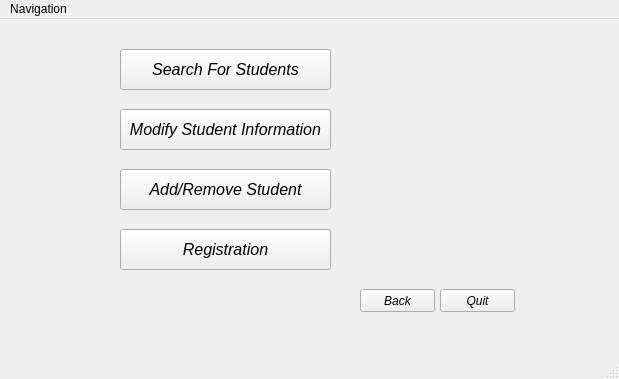
<?xml version="1.0" encoding="UTF-8"?>
<ui version="4.0">
 <class>Admin_Landing</class>
 <widget class="QMainWindow" name="Admin_Landing">
  <property name="geometry">
   <rect>
    <x>0</x>
    <y>0</y>
    <width>619</width>
    <height>379</height>
   </rect>
  </property>
  <property name="windowTitle">
   <string>Admin Landing</string>
  </property>
  <widget class="QWidget" name="centralwidget">
   <widget class="QStackedWidget" name="stackedWidget">
    <property name="geometry">
     <rect>
      <x>10</x>
      <y>0</y>
      <width>551</width>
      <height>321</height>
     </rect>
    </property>
    <property name="currentIndex">
     <number>3</number>
    </property>
    <widget class="QWidget" name="Landing">
     <widget class="QWidget" name="verticalLayoutWidget">
      <property name="geometry">
       <rect>
        <x>0</x>
        <y>0</y>
        <width>521</width>
        <height>311</height>
       </rect>
      </property>
      <layout class="QVBoxLayout" name="verticalLayout">
       <item>
        <widget class="QGroupBox" name="groupBox">
         <property name="font">
          <font>
           <family>Arial</family>
          </font>
         </property>
         <property name="title">
          <string>Admin</string>
         </property>
         <widget class="QPushButton" name="Employee_btn">
          <property name="geometry">
           <rect>
            <x>60</x>
            <y>30</y>
            <width>261</width>
            <height>41</height>
           </rect>
          </property>
          <property name="font">
           <font>
            <family>Arial</family>
            <pointsize>12</pointsize>
            <italic>true</italic>
           </font>
          </property>
          <property name="text">
           <string>Manage Employees</string>
          </property>
         </widget>
         <widget class="QPushButton" name="Quit_btn">
          <property name="geometry">
           <rect>
            <x>410</x>
            <y>270</y>
            <width>75</width>
            <height>23</height>
           </rect>
          </property>
          <property name="text">
           <string>Quit</string>
          </property>
         </widget>
         <widget class="QPushButton" name="Logout_btn">
          <property name="geometry">
           <rect>
            <x>320</x>
            <y>270</y>
            <width>75</width>
            <height>23</height>
           </rect>
          </property>
          <property name="text">
           <string>Logout</string>
          </property>
         </widget>
         <widget class="QPushButton" name="Billing_btn">
          <property name="geometry">
           <rect>
            <x>60</x>
            <y>210</y>
            <width>261</width>
            <height>41</height>
           </rect>
          </property>
          <property name="font">
           <font>
            <pointsize>12</pointsize>
            <italic>true</italic>
           </font>
          </property>
          <property name="text">
           <string>Manage Billing and Payroll</string>
          </property>
         </widget>
         <widget class="QPushButton" name="Student_btn">
          <property name="geometry">
           <rect>
            <x>60</x>
            <y>150</y>
            <width>261</width>
            <height>41</height>
           </rect>
          </property>
          <property name="font">
           <font>
            <pointsize>12</pointsize>
            <italic>true</italic>
           </font>
          </property>
          <property name="text">
           <string>Manage Students</string>
          </property>
         </widget>
         <widget class="QPushButton" name="Class_btn">
          <property name="geometry">
           <rect>
            <x>60</x>
            <y>90</y>
            <width>261</width>
            <height>41</height>
           </rect>
          </property>
          <property name="font">
           <font>
            <pointsize>12</pointsize>
            <italic>true</italic>
           </font>
          </property>
          <property name="text">
           <string>Manage Classes</string>
          </property>
         </widget>
        </widget>
       </item>
      </layout>
     </widget>
    </widget>
    <widget class="QWidget" name="Admin_employee">
     <widget class="QPushButton" name="Employee_back_btn">
      <property name="geometry">
       <rect>
        <x>350</x>
        <y>270</y>
        <width>75</width>
        <height>23</height>
       </rect>
      </property>
      <property name="font">
       <font>
        <family>Arial</family>
        <italic>true</italic>
       </font>
      </property>
      <property name="text">
       <string>Back</string>
      </property>
     </widget>
     <widget class="QPushButton" name="New_teacher_btn">
      <property name="geometry">
       <rect>
        <x>110</x>
        <y>210</y>
        <width>211</width>
        <height>41</height>
       </rect>
      </property>
      <property name="font">
       <font>
        <family>Arial</family>
        <pointsize>12</pointsize>
        <italic>true</italic>
       </font>
      </property>
      <property name="text">
       <string>Enter New Teacher</string>
      </property>
     </widget>
     <widget class="QPushButton" name="Search_teacher_btn">
      <property name="geometry">
       <rect>
        <x>110</x>
        <y>30</y>
        <width>211</width>
        <height>41</height>
       </rect>
      </property>
      <property name="font">
       <font>
        <family>Arial</family>
        <pointsize>12</pointsize>
        <italic>true</italic>
       </font>
      </property>
      <property name="text">
       <string>Search For Teacher</string>
      </property>
     </widget>
     <widget class="QPushButton" name="Update_teacher_btn">
      <property name="geometry">
       <rect>
        <x>110</x>
        <y>90</y>
        <width>211</width>
        <height>41</height>
       </rect>
      </property>
      <property name="font">
       <font>
        <family>Arial</family>
        <pointsize>12</pointsize>
        <italic>true</italic>
       </font>
      </property>
      <property name="text">
       <string>Update Teacher Information</string>
      </property>
     </widget>
     <widget class="QPushButton" name="Assign_teacher_btn">
      <property name="geometry">
       <rect>
        <x>110</x>
        <y>150</y>
        <width>211</width>
        <height>41</height>
       </rect>
      </property>
      <property name="font">
       <font>
        <family>Arial</family>
        <pointsize>12</pointsize>
        <italic>true</italic>
       </font>
      </property>
      <property name="text">
       <string>Assign Teacher to Class</string>
      </property>
     </widget>
     <widget class="QPushButton" name="Quit_btn_2">
      <property name="geometry">
       <rect>
        <x>430</x>
        <y>270</y>
        <width>75</width>
        <height>23</height>
       </rect>
      </property>
      <property name="font">
       <font>
        <family>Arial</family>
        <italic>true</italic>
       </font>
      </property>
      <property name="text">
       <string>Quit</string>
      </property>
     </widget>
    </widget>
    <widget class="QWidget" name="Admin_class">
     <widget class="QPushButton" name="Class_tuition_btn">
      <property name="geometry">
       <rect>
        <x>120</x>
        <y>210</y>
        <width>211</width>
        <height>41</height>
       </rect>
      </property>
      <property name="font">
       <font>
        <family>Arial</family>
        <pointsize>12</pointsize>
        <italic>true</italic>
       </font>
      </property>
      <property name="text">
       <string>Class Tuition</string>
      </property>
     </widget>
     <widget class="QPushButton" name="View_class_btn">
      <property name="geometry">
       <rect>
        <x>120</x>
        <y>30</y>
        <width>211</width>
        <height>41</height>
       </rect>
      </property>
      <property name="font">
       <font>
        <family>Arial</family>
        <pointsize>12</pointsize>
        <italic>true</italic>
       </font>
      </property>
      <property name="text">
       <string>View Class</string>
      </property>
     </widget>
     <widget class="QPushButton" name="Add_Class_btn">
      <property name="geometry">
       <rect>
        <x>120</x>
        <y>150</y>
        <width>211</width>
        <height>41</height>
       </rect>
      </property>
      <property name="font">
       <font>
        <family>Arial</family>
        <pointsize>12</pointsize>
        <italic>true</italic>
       </font>
      </property>
      <property name="text">
       <string>Add a Class</string>
      </property>
     </widget>
     <widget class="QPushButton" name="Quit_btn_3">
      <property name="geometry">
       <rect>
        <x>440</x>
        <y>270</y>
        <width>75</width>
        <height>23</height>
       </rect>
      </property>
      <property name="font">
       <font>
        <family>Arial</family>
        <italic>true</italic>
       </font>
      </property>
      <property name="text">
       <string>Quit</string>
      </property>
     </widget>
     <widget class="QPushButton" name="Class_back_btn">
      <property name="geometry">
       <rect>
        <x>360</x>
        <y>270</y>
        <width>75</width>
        <height>23</height>
       </rect>
      </property>
      <property name="font">
       <font>
        <family>Arial</family>
        <italic>true</italic>
       </font>
      </property>
      <property name="text">
       <string>Back</string>
      </property>
     </widget>
     <widget class="QPushButton" name="Modify_class_btn">
      <property name="geometry">
       <rect>
        <x>120</x>
        <y>90</y>
        <width>211</width>
        <height>41</height>
       </rect>
      </property>
      <property name="font">
       <font>
        <family>Arial</family>
        <pointsize>12</pointsize>
        <italic>true</italic>
       </font>
      </property>
      <property name="text">
       <string>Modify a Class</string>
      </property>
     </widget>
    </widget>
    <widget class="QWidget" name="Admin_Student">
     <widget class="QPushButton" name="Registration_btn">
      <property name="geometry">
       <rect>
        <x>110</x>
        <y>210</y>
        <width>211</width>
        <height>41</height>
       </rect>
      </property>
      <property name="font">
       <font>
        <family>Arial</family>
        <pointsize>12</pointsize>
        <italic>true</italic>
       </font>
      </property>
      <property name="text">
       <string>Registration</string>
      </property>
     </widget>
     <widget class="QPushButton" name="Search_student_btn">
      <property name="geometry">
       <rect>
        <x>110</x>
        <y>30</y>
        <width>211</width>
        <height>41</height>
       </rect>
      </property>
      <property name="font">
       <font>
        <family>Arial</family>
        <pointsize>12</pointsize>
        <italic>true</italic>
       </font>
      </property>
      <property name="text">
       <string>Search For Students</string>
      </property>
     </widget>
     <widget class="QPushButton" name="Add_student_btn">
      <property name="geometry">
       <rect>
        <x>110</x>
        <y>150</y>
        <width>211</width>
        <height>41</height>
       </rect>
      </property>
      <property name="font">
       <font>
        <family>Arial</family>
        <pointsize>12</pointsize>
        <italic>true</italic>
       </font>
      </property>
      <property name="text">
       <string>Add/Remove Student</string>
      </property>
     </widget>
     <widget class="QPushButton" name="Quit_btn_4">
      <property name="geometry">
       <rect>
        <x>430</x>
        <y>270</y>
        <width>75</width>
        <height>23</height>
       </rect>
      </property>
      <property name="font">
       <font>
        <family>Arial</family>
        <italic>true</italic>
       </font>
      </property>
      <property name="text">
       <string>Quit</string>
      </property>
     </widget>
     <widget class="QPushButton" name="Student_back_btn">
      <property name="geometry">
       <rect>
        <x>350</x>
        <y>270</y>
        <width>75</width>
        <height>23</height>
       </rect>
      </property>
      <property name="font">
       <font>
        <family>Arial</family>
        <italic>true</italic>
       </font>
      </property>
      <property name="text">
       <string>Back</string>
      </property>
     </widget>
     <widget class="QPushButton" name="Modify_student_btn">
      <property name="geometry">
       <rect>
        <x>110</x>
        <y>90</y>
        <width>211</width>
        <height>41</height>
       </rect>
      </property>
      <property name="font">
       <font>
        <family>Arial</family>
        <pointsize>12</pointsize>
        <italic>true</italic>
       </font>
      </property>
      <property name="text">
       <string>Modify Student Information</string>
      </property>
     </widget>
    </widget>
    <widget class="QWidget" name="Admin_Payroll">
     <widget class="QPushButton" name="Family_billing_btn">
      <property name="geometry">
       <rect>
        <x>120</x>
        <y>150</y>
        <width>211</width>
        <height>41</height>
       </rect>
      </property>
      <property name="font">
       <font>
        <family>Arial</family>
        <pointsize>12</pointsize>
        <italic>true</italic>
       </font>
      </property>
      <property name="text">
       <string>Family Billing</string>
      </property>
     </widget>
     <widget class="QPushButton" name="Quit_btn_5">
      <property name="geometry">
       <rect>
        <x>440</x>
        <y>270</y>
        <width>75</width>
        <height>23</height>
       </rect>
      </property>
      <property name="font">
       <font>
        <family>Arial</family>
        <italic>true</italic>
       </font>
      </property>
      <property name="text">
       <string>Quit</string>
      </property>
     </widget>
     <widget class="QPushButton" name="Hours_btn">
      <property name="geometry">
       <rect>
        <x>120</x>
        <y>90</y>
        <width>211</width>
        <height>41</height>
       </rect>
      </property>
      <property name="font">
       <font>
        <family>Arial</family>
        <pointsize>12</pointsize>
        <italic>true</italic>
       </font>
      </property>
      <property name="text">
       <string>See Teacher Hours</string>
      </property>
     </widget>
     <widget class="QPushButton" name="Payroll_back_btn">
      <property name="geometry">
       <rect>
        <x>360</x>
        <y>270</y>
        <width>75</width>
        <height>23</height>
       </rect>
      </property>
      <property name="font">
       <font>
        <family>Arial</family>
        <italic>true</italic>
       </font>
      </property>
      <property name="text">
       <string>Back</string>
      </property>
     </widget>
     <widget class="QPushButton" name="Payroll_btn">
      <property name="geometry">
       <rect>
        <x>120</x>
        <y>30</y>
        <width>211</width>
        <height>41</height>
       </rect>
      </property>
      <property name="font">
       <font>
        <family>Arial</family>
        <pointsize>12</pointsize>
        <italic>true</italic>
       </font>
      </property>
      <property name="text">
       <string>Payroll</string>
      </property>
     </widget>
    </widget>
   </widget>
  </widget>
  <widget class="QMenuBar" name="Admin_menubar">
   <property name="geometry">
    <rect>
     <x>0</x>
     <y>0</y>
     <width>619</width>
     <height>21</height>
    </rect>
   </property>
   <widget class="QMenu" name="menuNavigation">
    <property name="title">
     <string>Navigation</string>
    </property>
   </widget>
   <addaction name="menuNavigation"/>
  </widget>
  <widget class="QStatusBar" name="Admin_statusbar"/>
  <action name="actionBacon">
   <property name="text">
    <string>Bacon</string>
   </property>
  </action>
  <action name="actionDouble">
   <property name="text">
    <string>Double</string>
   </property>
  </action>
  <action name="actionVeggie">
   <property name="text">
    <string>Veggie</string>
   </property>
  </action>
  <action name="actionTofu">
   <property name="text">
    <string>Tofu</string>
   </property>
  </action>
 </widget>
 <resources/>
 <connections/>
</ui>
